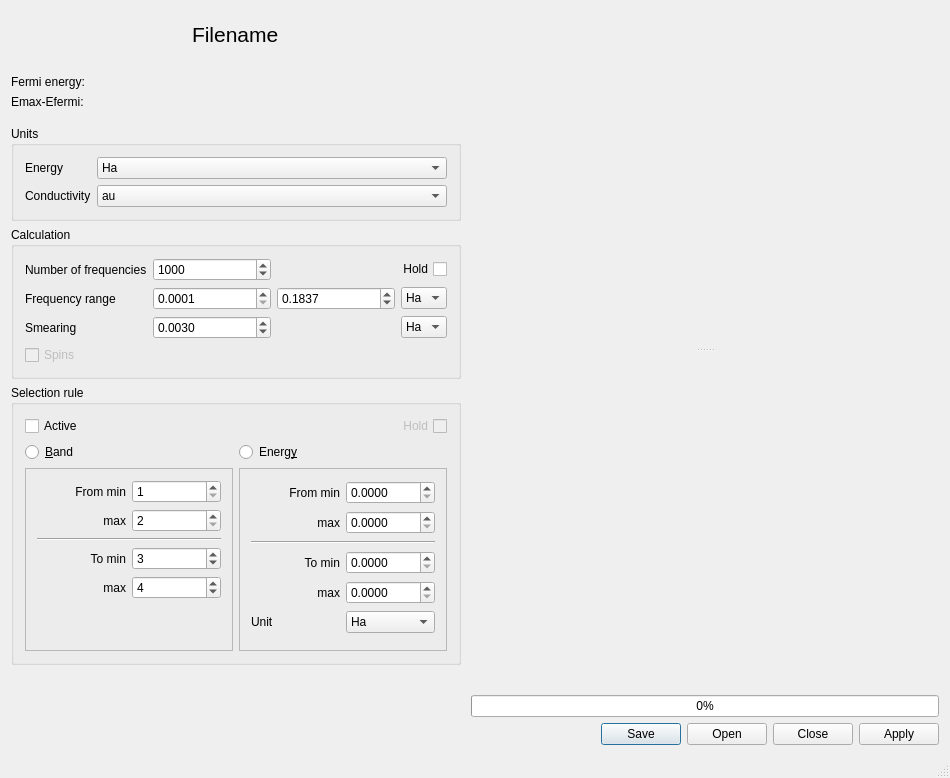
<?xml version="1.0" encoding="UTF-8"?>
<ui version="4.0">
 <class>QConducti</class>
 <widget class="QMainWindow" name="QConducti">
  <property name="geometry">
   <rect>
    <x>0</x>
    <y>0</y>
    <width>950</width>
    <height>778</height>
   </rect>
  </property>
  <property name="acceptDrops">
   <bool>true</bool>
  </property>
  <property name="windowTitle">
   <string>qConducti</string>
  </property>
  <widget class="QWidget" name="centralWidget">
   <layout class="QHBoxLayout" name="horizontalLayout">
    <item>
     <widget class="QWidget" name="leftFrame" native="true">
      <property name="sizePolicy">
       <sizepolicy hsizetype="Preferred" vsizetype="Preferred">
        <horstretch>0</horstretch>
        <verstretch>0</verstretch>
       </sizepolicy>
      </property>
      <property name="minimumSize">
       <size>
        <width>450</width>
        <height>0</height>
       </size>
      </property>
      <property name="maximumSize">
       <size>
        <width>450</width>
        <height>16777215</height>
       </size>
      </property>
      <layout class="QVBoxLayout" name="verticalLayout_2">
       <property name="leftMargin">
        <number>0</number>
       </property>
       <property name="topMargin">
        <number>0</number>
       </property>
       <property name="rightMargin">
        <number>0</number>
       </property>
       <property name="bottomMargin">
        <number>0</number>
       </property>
       <item>
        <widget class="QWidget" name="widget_3" native="true">
         <property name="sizePolicy">
          <sizepolicy hsizetype="Preferred" vsizetype="Fixed">
           <horstretch>0</horstretch>
           <verstretch>0</verstretch>
          </sizepolicy>
         </property>
         <layout class="QHBoxLayout" name="horizontalLayout_2">
          <item>
           <widget class="QLabel" name="filename">
            <property name="sizePolicy">
             <sizepolicy hsizetype="Fixed" vsizetype="Fixed">
              <horstretch>0</horstretch>
              <verstretch>0</verstretch>
             </sizepolicy>
            </property>
            <property name="font">
             <font>
              <pointsize>16</pointsize>
             </font>
            </property>
            <property name="text">
             <string>Filename</string>
            </property>
           </widget>
          </item>
         </layout>
        </widget>
       </item>
       <item>
        <widget class="QWidget" name="widget_2" native="true">
         <property name="sizePolicy">
          <sizepolicy hsizetype="Preferred" vsizetype="Fixed">
           <horstretch>0</horstretch>
           <verstretch>0</verstretch>
          </sizepolicy>
         </property>
         <layout class="QGridLayout" name="gridLayout_3">
          <property name="leftMargin">
           <number>0</number>
          </property>
          <property name="rightMargin">
           <number>0</number>
          </property>
          <item row="1" column="1">
           <widget class="QLabel" name="fermi">
            <property name="sizePolicy">
             <sizepolicy hsizetype="Expanding" vsizetype="Preferred">
              <horstretch>0</horstretch>
              <verstretch>0</verstretch>
             </sizepolicy>
            </property>
            <property name="text">
             <string/>
            </property>
           </widget>
          </item>
          <item row="1" column="0">
           <widget class="QLabel" name="fermiLabel">
            <property name="sizePolicy">
             <sizepolicy hsizetype="Minimum" vsizetype="Preferred">
              <horstretch>0</horstretch>
              <verstretch>0</verstretch>
             </sizepolicy>
            </property>
            <property name="frameShadow">
             <enum>QFrame::Plain</enum>
            </property>
            <property name="text">
             <string>Fermi energy:</string>
            </property>
           </widget>
          </item>
          <item row="2" column="0">
           <widget class="QLabel" name="omegaMaxLabel">
            <property name="sizePolicy">
             <sizepolicy hsizetype="Minimum" vsizetype="Preferred">
              <horstretch>0</horstretch>
              <verstretch>0</verstretch>
             </sizepolicy>
            </property>
            <property name="text">
             <string>Emax-Efermi:</string>
            </property>
           </widget>
          </item>
          <item row="2" column="1">
           <widget class="QLabel" name="omegaMax">
            <property name="sizePolicy">
             <sizepolicy hsizetype="Expanding" vsizetype="Preferred">
              <horstretch>0</horstretch>
              <verstretch>0</verstretch>
             </sizepolicy>
            </property>
            <property name="text">
             <string/>
            </property>
           </widget>
          </item>
         </layout>
        </widget>
       </item>
       <item>
        <widget class="QGroupBox" name="units">
         <property name="title">
          <string>Units</string>
         </property>
         <layout class="QFormLayout" name="formLayout">
          <item row="0" column="0">
           <widget class="QLabel" name="energyLabel">
            <property name="text">
             <string>Energy</string>
            </property>
           </widget>
          </item>
          <item row="1" column="0">
           <widget class="QLabel" name="conductiLabel">
            <property name="text">
             <string>Conductivity</string>
            </property>
           </widget>
          </item>
          <item row="0" column="1">
           <widget class="QComboBox" name="energyCombo">
            <item>
             <property name="text">
              <string>Ha</string>
             </property>
            </item>
            <item>
             <property name="text">
              <string>eV</string>
             </property>
            </item>
           </widget>
          </item>
          <item row="1" column="1">
           <widget class="QComboBox" name="conductiCombo">
            <item>
             <property name="text">
              <string>au</string>
             </property>
            </item>
            <item>
             <property name="text">
              <string>Ohm-1.cm-1</string>
             </property>
            </item>
           </widget>
          </item>
         </layout>
        </widget>
       </item>
       <item>
        <widget class="QGroupBox" name="calculation">
         <property name="sizePolicy">
          <sizepolicy hsizetype="Preferred" vsizetype="Preferred">
           <horstretch>0</horstretch>
           <verstretch>0</verstretch>
          </sizepolicy>
         </property>
         <property name="title">
          <string>Calculation</string>
         </property>
         <layout class="QGridLayout" name="gridLayout">
          <item row="1" column="1">
           <widget class="QDoubleSpinBox" name="omin">
            <property name="sizePolicy">
             <sizepolicy hsizetype="Preferred" vsizetype="Fixed">
              <horstretch>0</horstretch>
              <verstretch>0</verstretch>
             </sizepolicy>
            </property>
            <property name="decimals">
             <number>4</number>
            </property>
            <property name="minimum">
             <double>0.000100000000000</double>
            </property>
            <property name="maximum">
             <double>1836.000000000000000</double>
            </property>
            <property name="singleStep">
             <double>0.010000000000000</double>
            </property>
            <property name="value">
             <double>0.000100000000000</double>
            </property>
           </widget>
          </item>
          <item row="0" column="0">
           <widget class="QLabel" name="nomegaLabel">
            <property name="text">
             <string>Number of frequencies</string>
            </property>
           </widget>
          </item>
          <item row="1" column="2">
           <widget class="QDoubleSpinBox" name="omax">
            <property name="sizePolicy">
             <sizepolicy hsizetype="Preferred" vsizetype="Fixed">
              <horstretch>0</horstretch>
              <verstretch>0</verstretch>
             </sizepolicy>
            </property>
            <property name="decimals">
             <number>4</number>
            </property>
            <property name="minimum">
             <double>0.001000000000000</double>
            </property>
            <property name="maximum">
             <double>10.000000000000000</double>
            </property>
            <property name="singleStep">
             <double>0.100000000000000</double>
            </property>
            <property name="value">
             <double>0.183700000000000</double>
            </property>
           </widget>
          </item>
          <item row="2" column="0">
           <widget class="QLabel" name="smearinLabel">
            <property name="text">
             <string>Smearing</string>
            </property>
           </widget>
          </item>
          <item row="1" column="0">
           <widget class="QLabel" name="rangeLabel">
            <property name="text">
             <string>Frequency range</string>
            </property>
           </widget>
          </item>
          <item row="1" column="3">
           <widget class="QComboBox" name="rangeUnit">
            <property name="sizePolicy">
             <sizepolicy hsizetype="Fixed" vsizetype="Fixed">
              <horstretch>0</horstretch>
              <verstretch>0</verstretch>
             </sizepolicy>
            </property>
            <item>
             <property name="text">
              <string>Ha</string>
             </property>
            </item>
            <item>
             <property name="text">
              <string>eV</string>
             </property>
            </item>
           </widget>
          </item>
          <item row="2" column="1">
           <widget class="QDoubleSpinBox" name="smearing">
            <property name="sizePolicy">
             <sizepolicy hsizetype="Preferred" vsizetype="Fixed">
              <horstretch>0</horstretch>
              <verstretch>0</verstretch>
             </sizepolicy>
            </property>
            <property name="decimals">
             <number>4</number>
            </property>
            <property name="minimum">
             <double>0.000100000000000</double>
            </property>
            <property name="maximum">
             <double>1.000000000000000</double>
            </property>
            <property name="singleStep">
             <double>0.001000000000000</double>
            </property>
            <property name="value">
             <double>0.003000000000000</double>
            </property>
           </widget>
          </item>
          <item row="2" column="3">
           <widget class="QComboBox" name="smearingUnit">
            <property name="sizePolicy">
             <sizepolicy hsizetype="Fixed" vsizetype="Fixed">
              <horstretch>0</horstretch>
              <verstretch>0</verstretch>
             </sizepolicy>
            </property>
            <item>
             <property name="text">
              <string>Ha</string>
             </property>
            </item>
            <item>
             <property name="text">
              <string>eV</string>
             </property>
            </item>
           </widget>
          </item>
          <item row="0" column="1">
           <widget class="QDoubleSpinBox" name="nomega">
            <property name="sizePolicy">
             <sizepolicy hsizetype="Preferred" vsizetype="Fixed">
              <horstretch>0</horstretch>
              <verstretch>0</verstretch>
             </sizepolicy>
            </property>
            <property name="decimals">
             <number>0</number>
            </property>
            <property name="maximum">
             <double>5000.000000000000000</double>
            </property>
            <property name="value">
             <double>1000.000000000000000</double>
            </property>
           </widget>
          </item>
          <item row="0" column="2" colspan="2">
           <widget class="QCheckBox" name="holdSigma">
            <property name="layoutDirection">
             <enum>Qt::RightToLeft</enum>
            </property>
            <property name="text">
             <string>Hold</string>
            </property>
           </widget>
          </item>
          <item row="3" column="0">
           <widget class="QCheckBox" name="spinBox">
            <property name="enabled">
             <bool>false</bool>
            </property>
            <property name="text">
             <string>Spins</string>
            </property>
           </widget>
          </item>
         </layout>
        </widget>
       </item>
       <item>
        <widget class="QGroupBox" name="selection">
         <property name="title">
          <string>Selection rule</string>
         </property>
         <layout class="QGridLayout" name="gridLayout_2">
          <item row="2" column="1">
           <widget class="QFrame" name="energy">
            <property name="frameShape">
             <enum>QFrame::StyledPanel</enum>
            </property>
            <property name="frameShadow">
             <enum>QFrame::Raised</enum>
            </property>
            <layout class="QGridLayout" name="gridLayout_4">
             <item row="0" column="0">
              <widget class="QLabel" name="efminLabel">
               <property name="text">
                <string>From min</string>
               </property>
               <property name="alignment">
                <set>Qt::AlignRight|Qt::AlignTrailing|Qt::AlignVCenter</set>
               </property>
              </widget>
             </item>
             <item row="0" column="1">
              <widget class="QDoubleSpinBox" name="efmin">
               <property name="sizePolicy">
                <sizepolicy hsizetype="Preferred" vsizetype="Fixed">
                 <horstretch>0</horstretch>
                 <verstretch>0</verstretch>
                </sizepolicy>
               </property>
               <property name="decimals">
                <number>4</number>
               </property>
               <property name="singleStep">
                <double>0.001000000000000</double>
               </property>
              </widget>
             </item>
             <item row="1" column="0">
              <widget class="QLabel" name="efmaxLabel">
               <property name="sizePolicy">
                <sizepolicy hsizetype="Preferred" vsizetype="Preferred">
                 <horstretch>0</horstretch>
                 <verstretch>0</verstretch>
                </sizepolicy>
               </property>
               <property name="text">
                <string>max</string>
               </property>
               <property name="alignment">
                <set>Qt::AlignRight|Qt::AlignTrailing|Qt::AlignVCenter</set>
               </property>
              </widget>
             </item>
             <item row="1" column="1">
              <widget class="QDoubleSpinBox" name="efmax">
               <property name="sizePolicy">
                <sizepolicy hsizetype="Preferred" vsizetype="Fixed">
                 <horstretch>0</horstretch>
                 <verstretch>0</verstretch>
                </sizepolicy>
               </property>
               <property name="decimals">
                <number>4</number>
               </property>
               <property name="singleStep">
                <double>0.001000000000000</double>
               </property>
              </widget>
             </item>
             <item row="2" column="0" colspan="2">
              <widget class="Line" name="line">
               <property name="orientation">
                <enum>Qt::Horizontal</enum>
               </property>
              </widget>
             </item>
             <item row="3" column="0">
              <widget class="QLabel" name="etminLabel">
               <property name="text">
                <string>To min</string>
               </property>
               <property name="alignment">
                <set>Qt::AlignRight|Qt::AlignTrailing|Qt::AlignVCenter</set>
               </property>
              </widget>
             </item>
             <item row="3" column="1">
              <widget class="QDoubleSpinBox" name="etmin">
               <property name="sizePolicy">
                <sizepolicy hsizetype="Preferred" vsizetype="Fixed">
                 <horstretch>0</horstretch>
                 <verstretch>0</verstretch>
                </sizepolicy>
               </property>
               <property name="decimals">
                <number>4</number>
               </property>
               <property name="singleStep">
                <double>0.001000000000000</double>
               </property>
              </widget>
             </item>
             <item row="4" column="0">
              <widget class="QLabel" name="etmaxLabel">
               <property name="text">
                <string>max</string>
               </property>
               <property name="alignment">
                <set>Qt::AlignRight|Qt::AlignTrailing|Qt::AlignVCenter</set>
               </property>
              </widget>
             </item>
             <item row="4" column="1">
              <widget class="QDoubleSpinBox" name="etmax">
               <property name="sizePolicy">
                <sizepolicy hsizetype="Preferred" vsizetype="Fixed">
                 <horstretch>0</horstretch>
                 <verstretch>0</verstretch>
                </sizepolicy>
               </property>
               <property name="decimals">
                <number>4</number>
               </property>
               <property name="singleStep">
                <double>0.001000000000000</double>
               </property>
              </widget>
             </item>
             <item row="5" column="0">
              <widget class="QLabel" name="unitLabel">
               <property name="text">
                <string>Unit</string>
               </property>
              </widget>
             </item>
             <item row="5" column="1">
              <widget class="QComboBox" name="unit">
               <property name="sizePolicy">
                <sizepolicy hsizetype="Preferred" vsizetype="Fixed">
                 <horstretch>0</horstretch>
                 <verstretch>0</verstretch>
                </sizepolicy>
               </property>
               <item>
                <property name="text">
                 <string>Ha</string>
                </property>
               </item>
               <item>
                <property name="text">
                 <string>eV</string>
                </property>
               </item>
              </widget>
             </item>
            </layout>
           </widget>
          </item>
          <item row="1" column="0">
           <widget class="QRadioButton" name="bandButton">
            <property name="text">
             <string>&amp;Band</string>
            </property>
           </widget>
          </item>
          <item row="1" column="1">
           <widget class="QRadioButton" name="energyButton">
            <property name="text">
             <string>Energ&amp;y</string>
            </property>
           </widget>
          </item>
          <item row="0" column="0">
           <widget class="QCheckBox" name="selectionBox">
            <property name="text">
             <string>Active</string>
            </property>
           </widget>
          </item>
          <item row="0" column="1">
           <widget class="QCheckBox" name="holdSelection">
            <property name="enabled">
             <bool>false</bool>
            </property>
            <property name="layoutDirection">
             <enum>Qt::RightToLeft</enum>
            </property>
            <property name="text">
             <string>Hold</string>
            </property>
           </widget>
          </item>
          <item row="2" column="0">
           <widget class="QFrame" name="band">
            <property name="frameShape">
             <enum>QFrame::StyledPanel</enum>
            </property>
            <property name="frameShadow">
             <enum>QFrame::Raised</enum>
            </property>
            <layout class="QGridLayout" name="gridLayout_5">
             <item row="4" column="1">
              <widget class="QSpinBox" name="btmax">
               <property name="minimum">
                <number>2</number>
               </property>
               <property name="value">
                <number>4</number>
               </property>
              </widget>
             </item>
             <item row="3" column="0">
              <widget class="QLabel" name="btminLabel">
               <property name="text">
                <string>To min</string>
               </property>
               <property name="alignment">
                <set>Qt::AlignRight|Qt::AlignTrailing|Qt::AlignVCenter</set>
               </property>
              </widget>
             </item>
             <item row="4" column="0">
              <widget class="QLabel" name="btmaxLabel">
               <property name="text">
                <string>max</string>
               </property>
               <property name="alignment">
                <set>Qt::AlignRight|Qt::AlignTrailing|Qt::AlignVCenter</set>
               </property>
              </widget>
             </item>
             <item row="1" column="1">
              <widget class="QSpinBox" name="bfmax">
               <property name="minimum">
                <number>2</number>
               </property>
               <property name="value">
                <number>2</number>
               </property>
              </widget>
             </item>
             <item row="1" column="0">
              <widget class="QLabel" name="bfmaxLabel">
               <property name="text">
                <string>max</string>
               </property>
               <property name="alignment">
                <set>Qt::AlignRight|Qt::AlignTrailing|Qt::AlignVCenter</set>
               </property>
              </widget>
             </item>
             <item row="0" column="1">
              <widget class="QSpinBox" name="bfmin">
               <property name="minimum">
                <number>1</number>
               </property>
              </widget>
             </item>
             <item row="3" column="1">
              <widget class="QSpinBox" name="btmin">
               <property name="minimum">
                <number>1</number>
               </property>
               <property name="value">
                <number>3</number>
               </property>
              </widget>
             </item>
             <item row="2" column="0" colspan="2">
              <widget class="Line" name="line_2">
               <property name="orientation">
                <enum>Qt::Horizontal</enum>
               </property>
              </widget>
             </item>
             <item row="0" column="0">
              <widget class="QLabel" name="bfminLabel">
               <property name="text">
                <string>From min</string>
               </property>
               <property name="alignment">
                <set>Qt::AlignRight|Qt::AlignTrailing|Qt::AlignVCenter</set>
               </property>
              </widget>
             </item>
             <item row="5" column="1">
              <spacer name="verticalSpacer_2">
               <property name="orientation">
                <enum>Qt::Vertical</enum>
               </property>
               <property name="sizeHint" stdset="0">
                <size>
                 <width>20</width>
                 <height>40</height>
                </size>
               </property>
              </spacer>
             </item>
            </layout>
           </widget>
          </item>
         </layout>
        </widget>
       </item>
       <item>
        <spacer name="verticalSpacer">
         <property name="orientation">
          <enum>Qt::Vertical</enum>
         </property>
         <property name="sizeHint" stdset="0">
          <size>
           <width>20</width>
           <height>40</height>
          </size>
         </property>
        </spacer>
       </item>
      </layout>
     </widget>
    </item>
    <item>
     <widget class="QWidget" name="rightFrame" native="true">
      <property name="sizePolicy">
       <sizepolicy hsizetype="Expanding" vsizetype="Preferred">
        <horstretch>0</horstretch>
        <verstretch>0</verstretch>
       </sizepolicy>
      </property>
      <property name="minimumSize">
       <size>
        <width>450</width>
        <height>0</height>
       </size>
      </property>
      <layout class="QVBoxLayout" name="verticalLayout">
       <property name="leftMargin">
        <number>4</number>
       </property>
       <property name="topMargin">
        <number>0</number>
       </property>
       <property name="rightMargin">
        <number>0</number>
       </property>
       <property name="bottomMargin">
        <number>0</number>
       </property>
       <item>
        <widget class="QFrame" name="plotFrames">
         <property name="frameShape">
          <enum>QFrame::NoFrame</enum>
         </property>
         <layout class="QVBoxLayout" name="verticalLayout_3">
          <property name="leftMargin">
           <number>0</number>
          </property>
          <property name="topMargin">
           <number>0</number>
          </property>
          <property name="rightMargin">
           <number>0</number>
          </property>
          <property name="bottomMargin">
           <number>0</number>
          </property>
          <item>
           <widget class="QSplitter" name="splitter">
            <property name="orientation">
             <enum>Qt::Vertical</enum>
            </property>
            <widget class="QPlot" name="sigma" native="true"/>
            <widget class="QPlot" name="histogram" native="true"/>
           </widget>
          </item>
         </layout>
        </widget>
       </item>
       <item>
        <widget class="QProgressBar" name="progressBar">
         <property name="value">
          <number>0</number>
         </property>
        </widget>
       </item>
       <item>
        <widget class="QDialogButtonBox" name="buttonBox">
         <property name="standardButtons">
          <set>QDialogButtonBox::Apply|QDialogButtonBox::Close|QDialogButtonBox::Open|QDialogButtonBox::Save</set>
         </property>
         <property name="centerButtons">
          <bool>false</bool>
         </property>
        </widget>
       </item>
      </layout>
     </widget>
    </item>
   </layout>
  </widget>
  <widget class="QStatusBar" name="statusBar"/>
 </widget>
 <layoutdefault spacing="6" margin="11"/>
 <customwidgets>
  <customwidget>
   <class>QPlot</class>
   <extends>QWidget</extends>
   <header>tools/qplot.h</header>
   <container>1</container>
  </customwidget>
 </customwidgets>
 <resources/>
 <connections/>
</ui>
